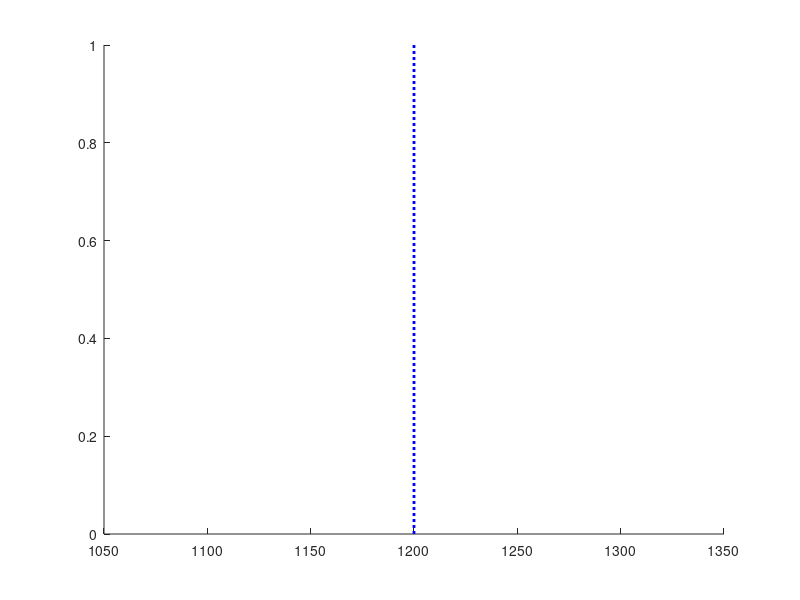

MATLAB code for this plot: (Note: this script raises an error after producing the figure.)

function myh = add_AP_vertical_lines


    % ADd vertical lines fr AP pulse
    axis_counter=0;
    shift = 25*(50-12);          % Shift of 0 corresponds to pulse_num = 12. shift of 25*-8 is pulse_num=4. Etc.
    hold on; myh = plot([250,250]+shift,[min(ylim),max(ylim)],'b:','LineWidth',2); uistack(myh,'bottom');
    %hold on; myh = plot([275,275]+shift,[min(ylim),max(ylim)],'b:','LineWidth',2); uistack(myh,'bottom');
    hold on; myh = plot([286,286]+shift,[min(ylim),max(ylim)],'r:','LineWidth',2); uistack(myh,'bottom');
    hold on; myh = plot([300,300]+shift,[min(ylim),max(ylim)],'b:','LineWidth',2); uistack(myh,'bottom');
    hold on; myh = plot([325,325]+shift,[min(ylim),max(ylim)],'b:','LineWidth',2); uistack(myh,'bottom');
    
     

end